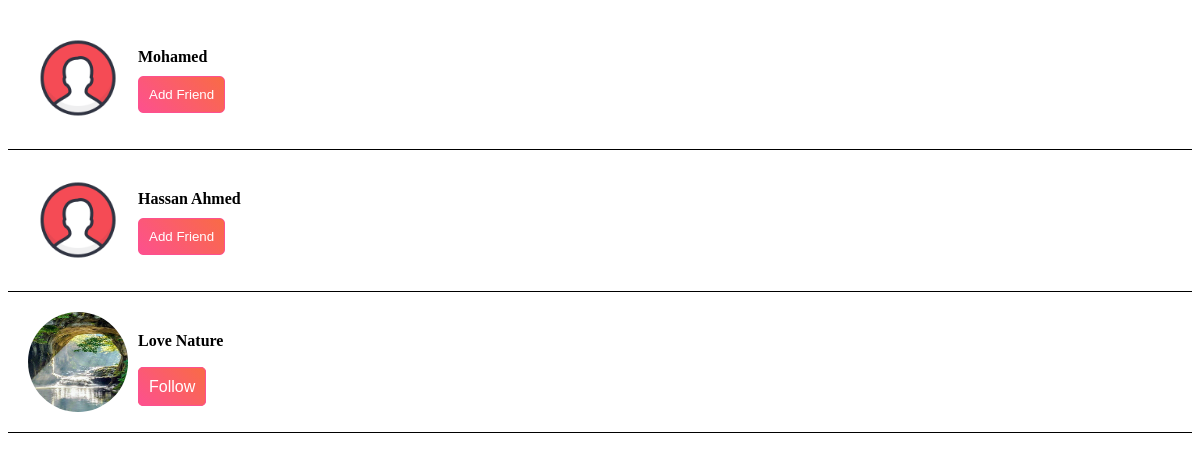
Page /search.php (signed in) on the earlier database version.
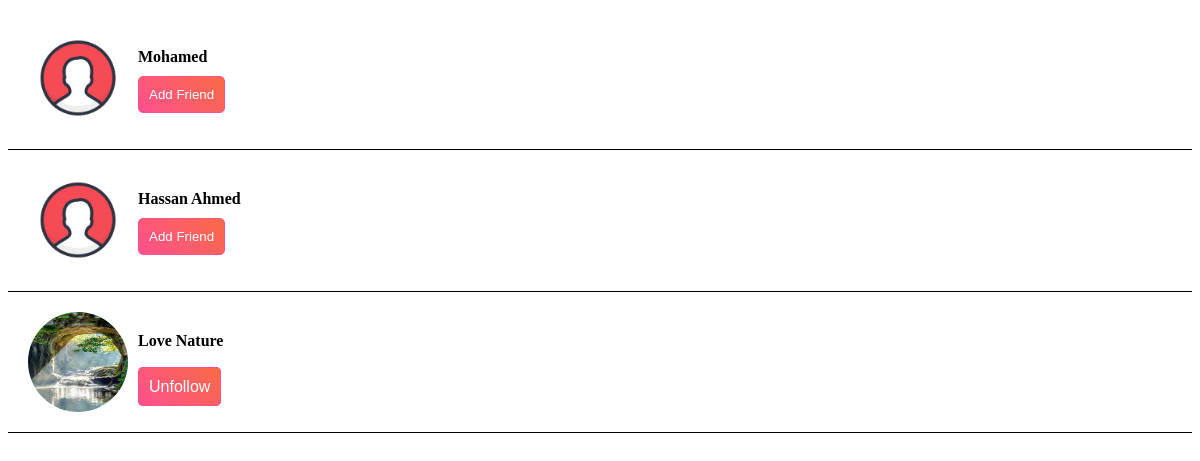
Same page on the later database version.
### tables this page shows
CREATE TABLE `users` (
  `ID` int(11) NOT NULL,
  `UserID` varchar(200) NOT NULL,
  `UserEmail` varchar(200) NOT NULL,
  `UserPassword` varchar(50) NOT NULL,
  `UserName` varchar(50) NOT NULL,
  `UserPhoto` varchar(500) NOT NULL DEFAULT 'imgs/user.png',
  `BirthDay` int(2) NOT NULL,
  `BirthMon` int(2) NOT NULL,
  `BirthYear` int(4) NOT NULL,
  `UserFav` varchar(300) NOT NULL,
  `UserStatus` varchar(10) NOT NULL DEFAULT 'offline',
  `TypeStatus` int(1) NOT NULL DEFAULT 0
);

CREATE TABLE `pages` (
  `ID` int(10) NOT NULL,
  `PageName` varchar(200) NOT NULL,
  `PageID` varchar(200) NOT NULL,
  `UserID` varchar(200) NOT NULL,
  `PageType` varchar(200) NOT NULL,
  `PageDes` varchar(500) NOT NULL,
  `PageImage` varchar(1000) NOT NULL DEFAULT 'imgs/noimage.png',
  `Followers` int(11) NOT NULL DEFAULT 0
);

### search.php (the view, shortened to what this page needs)
<?php
  require_once "config.php";
  $searchKey = $_REQUEST['key'];
  $UserEmail = $_SESSION['UserEmail'];
  $UserName = $_SESSION['UserName'];
  $sqlsu = "SELECT * FROM users WHERE (UserEmail LIKE '%{$searchKey}%' OR UserName LIKE '%{$searchKey}%' OR UserID LIKE '%{$searchKey}%') AND (UserEmail != '$UserEmail' OR UserName != '$UserName')";
  $result = mysqli_query($conn, $sqlsu);
    if ($result->num_rows > 0) {
      while ($row = $result->fetch_assoc()) {
        echo '
          <div class="res-box">
            <div class="image">
              <img src="' . $row['UserPhoto'] . '"/>
            </div>
            <div class="info">
              <p class="username">' . $row['UserName'] . '</p>
              <div class="action">
                <form action="search.php?re=1" method="POST">
                  <button name="add" value="' . $row['UserID'] . ' type="submit"><i class="fa fa-plus"></i> Add Friend</button>
                </form>
              </div>
            </div>
          </div>
        ';
      }
    }
    $sqlSearchPages = "SELECT * FROM pages WHERE PageName LIKE '%{$searchKey}%' OR PageType LIKE '%{$searchKey}%'";
    $resultpages = mysqli_query($conn, $sqlSearchPages);
    if ($resultpages->num_rows > 0) {
      while ($rowpages = $resultpages->fetch_assoc()) {
        echo '
          <div class="res-box">
            <div class="image">
              <img src="' . $rowpages['PageImage'] . '"/>
            </div>
            <div class="info">
              <p class="username">' . $rowpages['PageName'] . '</p>
              <div class="action">
                <form action="search.php?re=2" method="POST">
                ';
                $sqlCFS = "SELECT * FROM pagefollowers WHERE UserID = '{$_SESSION['ID']}' AND PageID = '{$rowpages['PageID']}'";
                $resultCFS = mysqli_query($conn, $sqlCFS);
                if ($resultCFS->num_rows > 0) {
                  $followfix = "Unfollow";
                } else {
                  $followfix = "Follow";
                }
                echo '
                <br/>
                  <span onclick="follow(' . $rowpages['PageID'] . ')" name="follow" type="submit"><i class="fa fa-link"></i> ' . $followfix . '</span>
                <input type="hidden" value="' . $rowpages['PageID'] . '"/>
                </form>
              </div>
            </div>
          </div>
        ';
      }
    }
  ?>

### search.php (style rules this page uses)
.res-box { padding: 20px; overflow: hidden; border-bottom: 1px solid #000; }
.res-box .image { float: left; width: 100px; height: 100px; margin-right: 10px; }
.res-box .image img { width: 100%; height: 100%; border-radius: 50%; }
.res-box .info { margin-top: 20px; }
.res-box .info .username { font-weight: bold; margin-bottom: 10px; }
.res-box .action span, .res-box .action button { padding: 10px; font-family: ubuntu, arial; background: linear-gradient(45deg, #fd508f, #f96b45); color: #fff; border: 1px solid #fd508f; border-radius: 5px; cursor: pointer; transition: all .3; }

Differences in the rows shown:
changed pages "Love Nature": followfix "Follow" → "Unfollow"
